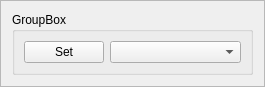
<?xml version="1.0" encoding="UTF-8"?>
<ui version="4.0">
    <class>ComboBoxOption</class>
    <widget class="QFrame" name="ComboBoxOption">
        <property name="geometry">
            <rect>
                <x>0</x>
                <y>0</y>
                <width>265</width>
                <height>82</height>
            </rect>
        </property>
        <property name="windowTitle">
            <string>Frame</string>
        </property>
        <property name="frameShape">
            <enum>QFrame::StyledPanel</enum>
        </property>
        <property name="frameShadow">
            <enum>QFrame::Raised</enum>
        </property>
        <layout class="QVBoxLayout" name="verticalLayout">
            <item>
                <widget class="QGroupBox" name="groupBox">
                    <property name="title">
                        <string>GroupBox</string>
                    </property>
                    <layout class="QGridLayout" name="gridLayout">
                        <item row="0" column="1">
                            <widget class="QComboBox" name="comboBox"/>
                        </item>
                        <item row="0" column="0">
                            <widget class="QPushButton" name="pushButton">
                                <property name="sizePolicy">
                                    <sizepolicy hsizetype="Maximum" vsizetype="Fixed">
                                        <horstretch>0</horstretch>
                                        <verstretch>0</verstretch>
                                    </sizepolicy>
                                </property>
                                <property name="text">
                                    <string>Set</string>
                                </property>
                            </widget>
                        </item>
                    </layout>
                </widget>
            </item>
        </layout>
    </widget>
    <resources/>
    <connections/>
</ui>
